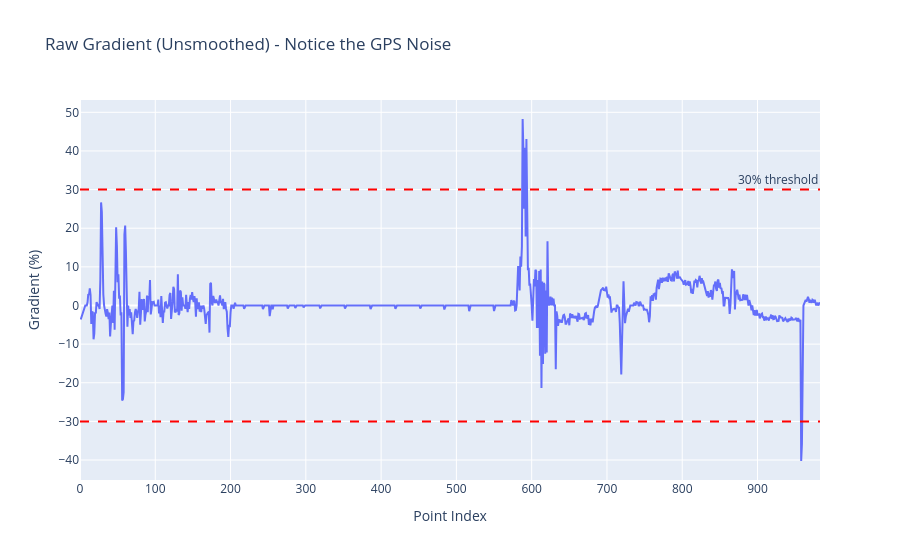

The notebook cell this image was saved under:
### Code cell
# Visualize raw gradient - notice the noise!
fig = px.line(raw_df, y='raw_gradient', title='Raw Gradient (Unsmoothed) - Notice the GPS Noise')
fig.update_layout(xaxis_title='Point Index', yaxis_title='Gradient (%)')
fig.add_hline(y=30, line_dash='dash', line_color='red', annotation_text='30% threshold')
fig.add_hline(y=-30, line_dash='dash', line_color='red')
fig.show()

### Figure 1 — Plotly figure (JSON) as saved in the notebook; plotly's stock layout.template omitted (floating-point values rounded to 4 significant figures; data arrays with more than 128 entries replaced by an {"elided": "..."} marker saying what was removed)
{"data": [{"hovertemplate": "index=%{x}<br>raw_gradient=%{y}<extra></extra>", "legendgroup": "", "line": {"color": "#636efa", "dash": "solid"}, "marker": {"symbol": "circle"}, "mode": "lines", "name": "", "orientation": "v", "showlegend": false, "type": "scatter", "x": {"elided": "984 int values"}, "xaxis": "x", "y": {"elided": "984 float values"}, "yaxis": "y"}], "layout": {"annotations": [{"showarrow": false, "text": "30% threshold", "x": 1, "xanchor": "right", "xref": "x domain", "y": 30, "yanchor": "bottom", "yref": "y"}], "legend": {"tracegroupgap": 0}, "shapes": [{"line": {"color": "red", "dash": "dash"}, "type": "line", "x0": 0, "x1": 1, "xref": "x domain", "y0": 30, "y1": 30, "yref": "y"}, {"line": {"color": "red", "dash": "dash"}, "type": "line", "x0": 0, "x1": 1, "xref": "x domain", "y0": -30, "y1": -30, "yref": "y"}], "title": {"text": "Raw Gradient (Unsmoothed) - Notice the GPS Noise"}, "xaxis": {"anchor": "y", "domain": [0, 1], "title": {"text": "Point Index"}}, "yaxis": {"anchor": "x", "domain": [0, 1], "title": {"text": "Gradient (%)"}}}}
